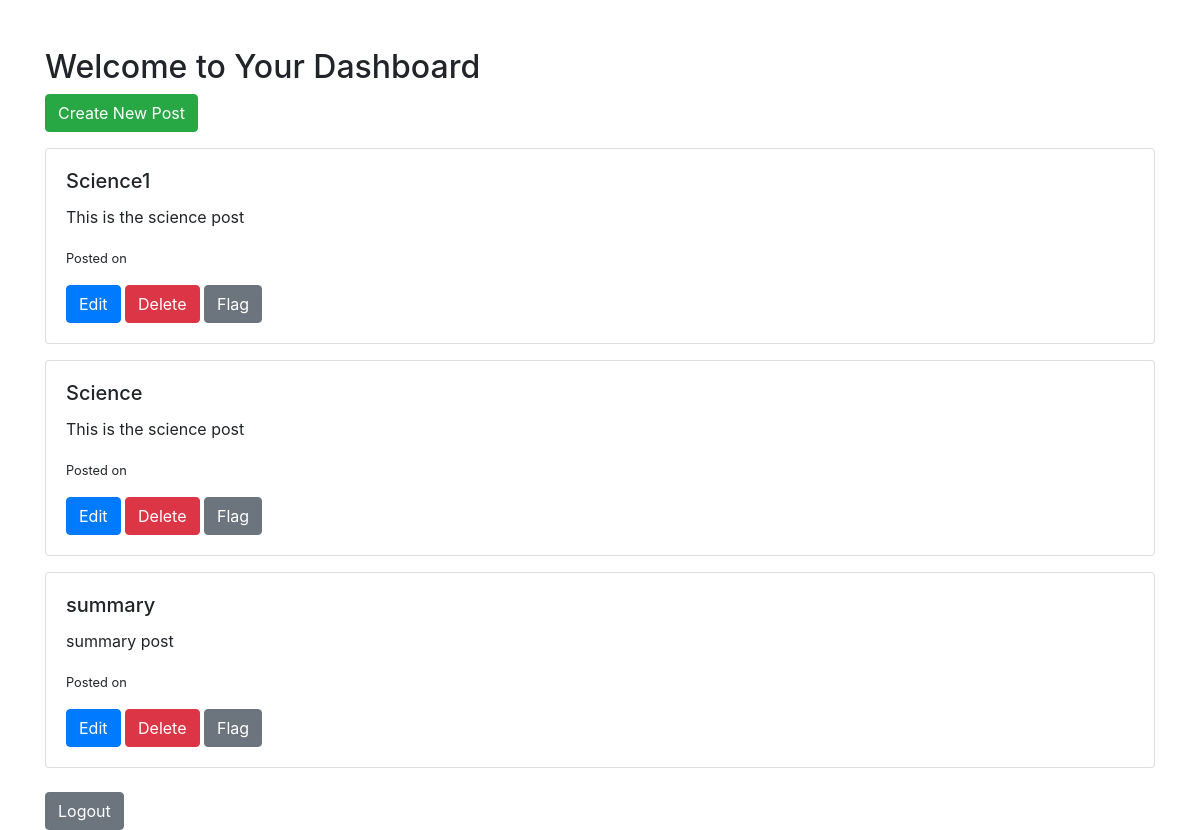
/dashboard (signed in), run on an earlier commit of the app's database.
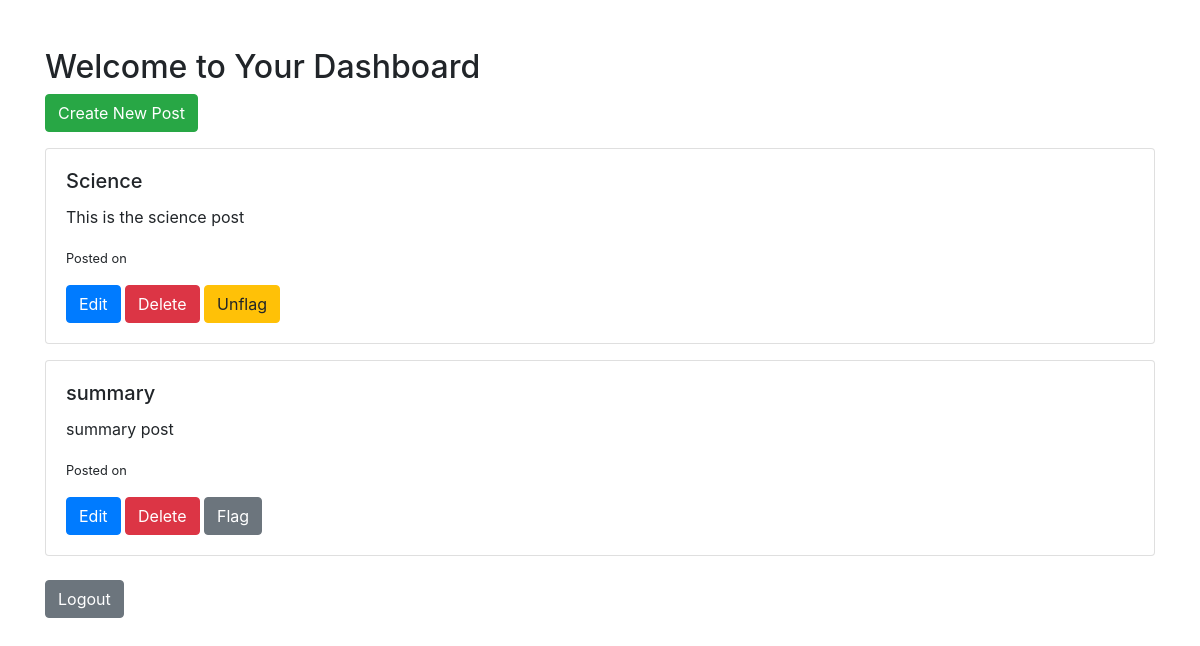
And on a later commit of the database.
### models/models.py (models this page shows)
class Post(db.Model):
    __tablename__ = 'posts'
    id = db.Column(db.Integer, primary_key=True)
    title = db.Column(db.String(100), nullable=False)
    content = db.Column(db.Text, nullable=False)
    user_id = db.Column(db.Integer, db.ForeignKey('users.id'), nullable=False)
    flagged = db.Column(db.Boolean, default=False)

### controllers/controllers.py (the view)
@controllers.route('/dashboard')
def user_dashboard():
    if 'user_id' not in session:
        flash('Please log in to access the dashboard.')
        return redirect(url_for('controllers.login'))
    user_id = session['user_id']
    posts = Post.query.filter_by(user_id=user_id).all()
    return render_template('user_dashboard.html', posts=posts)

### templates/user_dashboard.html (shortened to what this page needs)
<!DOCTYPE html>
<html lang="en">
<head>
    <link href="https://stackpath.bootstrapcdn.com/bootstrap/4.5.2/css/bootstrap.min.css" rel="stylesheet">
</head>
<body>
    <div class="container mt-5">
        <h2>Welcome to Your Dashboard</h2>
        <a href="{{ url_for('controllers.create_post') }}" class="btn btn-success mb-3">Create New Post</a>
        {% if posts %}
            {% for post in posts %}
                <div class="card mb-3">
                    <div class="card-body">
                        <h5 class="card-title">{{ post.title }}</h5>
                        <p class="card-text">{{ post.content }}</p>
                        <small>Posted on {{ post.created_at }}</small>
                        <div class="mt-3">
                            <a href="{{ url_for('controllers.edit_post', post_id=post.id) }}" class="btn btn-primary">Edit</a>
                            <form action="{{ url_for('controllers.delete_post', post_id=post.id) }}" method="post" style="display:inline;">
                                <button type="submit" class="btn btn-danger">Delete</button>
                            </form>
                            {% if post.flagged %}
                                <form action="{{ url_for('controllers.unflag_post', post_id=post.id) }}" method="post" style="display:inline;">
                                    <button type="submit" class="btn btn-warning">Unflag</button>
                                </form>
                            {% else %}
                                <form action="{{ url_for('controllers.flag_post', post_id=post.id) }}" method="post" style="display:inline;">
                                    <button type="submit" class="btn btn-secondary">Flag</button>
                                </form>
                            {% endif %}
                        </div>
                    </div>
                </div>
            {% endfor %}
        {% else %}
            <p>No posts found. Create your first post!</p>
        {% endif %}
        <div class="mt-4">
            <a href="{{ url_for('controllers.logout') }}" class="btn btn-secondary">Logout</a>
        </div>
    </div>
</body>
</html>

What changed in the data, as far as the page shows it:
removed Post: title "Science1", content "This is the science post"
changed Post "Science": flagged "Flag" → "Unflag"
